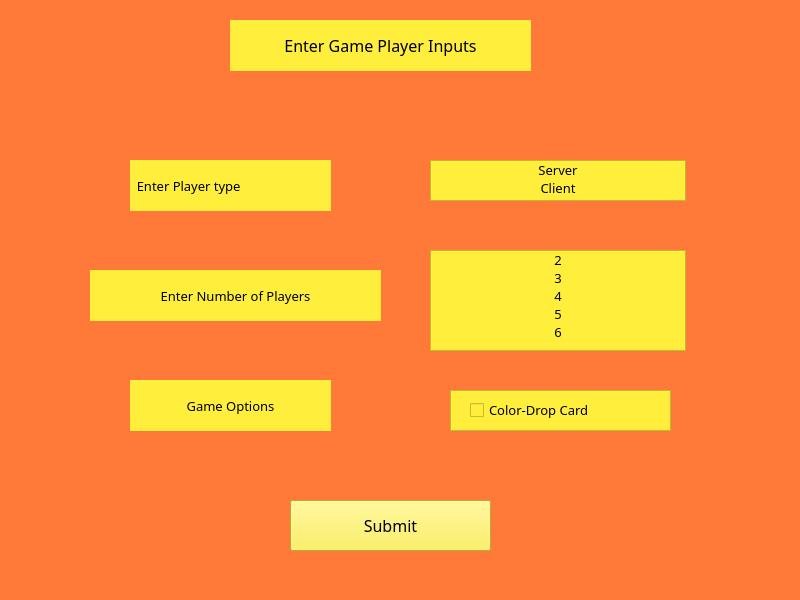
<?xml version="1.0" encoding="UTF-8"?>
<ui version="4.0">
 <class>inputs</class>
 <widget class="QMainWindow" name="inputs">
  <property name="geometry">
   <rect>
    <x>0</x>
    <y>0</y>
    <width>800</width>
    <height>600</height>
   </rect>
  </property>
  <property name="windowTitle">
   <string>MainWindow</string>
  </property>
  <property name="styleSheet">
   <string notr="true">background-color:rgb(255, 122, 56)
</string>
  </property>
  <widget class="QWidget" name="centralwidget">
   <widget class="QLabel" name="player_type_label">
    <property name="geometry">
     <rect>
      <x>130</x>
      <y>160</y>
      <width>201</width>
      <height>51</height>
     </rect>
    </property>
    <property name="font">
     <font>
      <family>OCR A Extended</family>
      <pointsize>10</pointsize>
     </font>
    </property>
    <property name="cursor">
     <cursorShape>CrossCursor</cursorShape>
    </property>
    <property name="styleSheet">
     <string notr="true">background-color:rgb(255, 239, 60)</string>
    </property>
    <property name="text">
     <string>  Enter Player type</string>
    </property>
    <property name="alignment">
     <set>Qt::AlignJustify|Qt::AlignVCenter</set>
    </property>
   </widget>
   <widget class="QListWidget" name="player_type_list">
    <property name="geometry">
     <rect>
      <x>430</x>
      <y>160</y>
      <width>256</width>
      <height>41</height>
     </rect>
    </property>
    <property name="cursor" stdset="0">
     <cursorShape>PointingHandCursor</cursorShape>
    </property>
    <property name="styleSheet">
     <string notr="true">background-color:rgb(255, 239, 60)</string>
    </property>
    <item>
     <property name="text">
      <string>Server</string>
     </property>
     <property name="font">
      <font>
       <family>OCR A Extended</family>
       <pointsize>10</pointsize>
      </font>
     </property>
     <property name="textAlignment">
      <set>AlignCenter</set>
     </property>
    </item>
    <item>
     <property name="text">
      <string>Client</string>
     </property>
     <property name="font">
      <font>
       <family>OCR A Extended</family>
       <pointsize>10</pointsize>
      </font>
     </property>
     <property name="textAlignment">
      <set>AlignCenter</set>
     </property>
    </item>
   </widget>
   <widget class="QLabel" name="num_players_label">
    <property name="geometry">
     <rect>
      <x>90</x>
      <y>270</y>
      <width>291</width>
      <height>51</height>
     </rect>
    </property>
    <property name="font">
     <font>
      <family>OCR A Extended</family>
      <pointsize>10</pointsize>
     </font>
    </property>
    <property name="cursor">
     <cursorShape>CrossCursor</cursorShape>
    </property>
    <property name="styleSheet">
     <string notr="true">background-color:rgb(255, 239, 60)</string>
    </property>
    <property name="text">
     <string>Enter Number of Players</string>
    </property>
    <property name="alignment">
     <set>Qt::AlignCenter</set>
    </property>
   </widget>
   <widget class="QListWidget" name="num_players_list">
    <property name="geometry">
     <rect>
      <x>430</x>
      <y>250</y>
      <width>256</width>
      <height>101</height>
     </rect>
    </property>
    <property name="cursor" stdset="0">
     <cursorShape>PointingHandCursor</cursorShape>
    </property>
    <property name="styleSheet">
     <string notr="true">background-color:rgb(255, 239, 60)</string>
    </property>
    <item>
     <property name="text">
      <string>2</string>
     </property>
     <property name="font">
      <font>
       <family>OCR A Extended</family>
       <pointsize>10</pointsize>
      </font>
     </property>
     <property name="textAlignment">
      <set>AlignCenter</set>
     </property>
    </item>
    <item>
     <property name="text">
      <string>3</string>
     </property>
     <property name="font">
      <font>
       <family>OCR A Extended</family>
       <pointsize>10</pointsize>
      </font>
     </property>
     <property name="textAlignment">
      <set>AlignCenter</set>
     </property>
    </item>
    <item>
     <property name="text">
      <string>4</string>
     </property>
     <property name="font">
      <font>
       <family>OCR A Extended</family>
       <pointsize>10</pointsize>
      </font>
     </property>
     <property name="textAlignment">
      <set>AlignCenter</set>
     </property>
    </item>
    <item>
     <property name="text">
      <string>5</string>
     </property>
     <property name="font">
      <font>
       <family>OCR A Extended</family>
       <pointsize>10</pointsize>
      </font>
     </property>
     <property name="textAlignment">
      <set>AlignCenter</set>
     </property>
    </item>
    <item>
     <property name="text">
      <string>6</string>
     </property>
     <property name="font">
      <font>
       <family>OCR A Extended</family>
       <pointsize>10</pointsize>
      </font>
     </property>
     <property name="textAlignment">
      <set>AlignCenter</set>
     </property>
    </item>
   </widget>
   <widget class="QLabel" name="input_title">
    <property name="geometry">
     <rect>
      <x>230</x>
      <y>20</y>
      <width>301</width>
      <height>51</height>
     </rect>
    </property>
    <property name="font">
     <font>
      <family>OCR A Extended</family>
      <pointsize>12</pointsize>
     </font>
    </property>
    <property name="styleSheet">
     <string notr="true">background-color:rgb(255, 239, 60)</string>
    </property>
    <property name="text">
     <string>Enter Game Player Inputs</string>
    </property>
    <property name="alignment">
     <set>Qt::AlignCenter</set>
    </property>
   </widget>
   <widget class="QPushButton" name="inputs_button">
    <property name="enabled">
     <bool>true</bool>
    </property>
    <property name="geometry">
     <rect>
      <x>290</x>
      <y>500</y>
      <width>201</width>
      <height>51</height>
     </rect>
    </property>
    <property name="font">
     <font>
      <family>OCR A Extended</family>
      <pointsize>12</pointsize>
     </font>
    </property>
    <property name="cursor">
     <cursorShape>PointingHandCursor</cursorShape>
    </property>
    <property name="styleSheet">
     <string notr="true">background-color:rgb(255, 239, 60)</string>
    </property>
    <property name="text">
     <string>Submit</string>
    </property>
   </widget>
   <widget class="QLabel" name="game_option_label">
    <property name="geometry">
     <rect>
      <x>130</x>
      <y>380</y>
      <width>201</width>
      <height>51</height>
     </rect>
    </property>
    <property name="font">
     <font>
      <family>OCR A Extended</family>
      <pointsize>10</pointsize>
     </font>
    </property>
    <property name="cursor">
     <cursorShape>CrossCursor</cursorShape>
    </property>
    <property name="styleSheet">
     <string notr="true">background-color:rgb(255, 239, 60)</string>
    </property>
    <property name="text">
     <string>Game Options</string>
    </property>
    <property name="alignment">
     <set>Qt::AlignCenter</set>
    </property>
   </widget>
   <widget class="QFrame" name="check_box_frame">
    <property name="geometry">
     <rect>
      <x>450</x>
      <y>390</y>
      <width>221</width>
      <height>41</height>
     </rect>
    </property>
    <property name="styleSheet">
     <string notr="true">background-color:rgb(255, 239, 60)</string>
    </property>
    <property name="frameShape">
     <enum>QFrame::StyledPanel</enum>
    </property>
    <property name="frameShadow">
     <enum>QFrame::Raised</enum>
    </property>
    <widget class="QCheckBox" name="color_drop_card_checkbox">
     <property name="geometry">
      <rect>
       <x>20</x>
       <y>10</y>
       <width>191</width>
       <height>20</height>
      </rect>
     </property>
     <property name="font">
      <font>
       <family>OCR A Extended</family>
       <pointsize>10</pointsize>
      </font>
     </property>
     <property name="cursor">
      <cursorShape>PointingHandCursor</cursorShape>
     </property>
     <property name="text">
      <string>Color-Drop Card</string>
     </property>
    </widget>
   </widget>
  </widget>
  <widget class="QMenuBar" name="menubar">
   <property name="geometry">
    <rect>
     <x>0</x>
     <y>0</y>
     <width>800</width>
     <height>25</height>
    </rect>
   </property>
  </widget>
  <widget class="QStatusBar" name="statusbar"/>
 </widget>
 <resources/>
 <connections/>
</ui>
